Frame 1 (no input): blank canvas, image omitted
Frame 60 (no input): blank canvas, image omitted
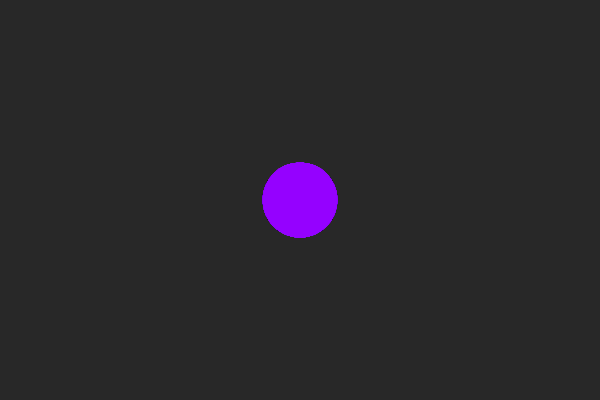
Frame 120 (the mouse pressed at the canvas centre since frame 60)

The p5.js sketch whose frames 1 and 60 were blank and that drew this single picture after the mouse press (run headless with seeded random() and noise() and a simulated clock; from frame 60 on, the mouse is pressed at the canvas centre):

// p5.js sketch
// ── sketch.js
var newWidth = 75;
var newHeight = 75;


function setup(){
    createCanvas(600,400);
    background(40);
   
}

function draw(){
    // background(50);
   if(mouseIsPressed){
     noStroke();
    fill(150,0,275,75);
    ellipse(mouseX,mouseY,newWidth,newHeight);
}  
   }
   
